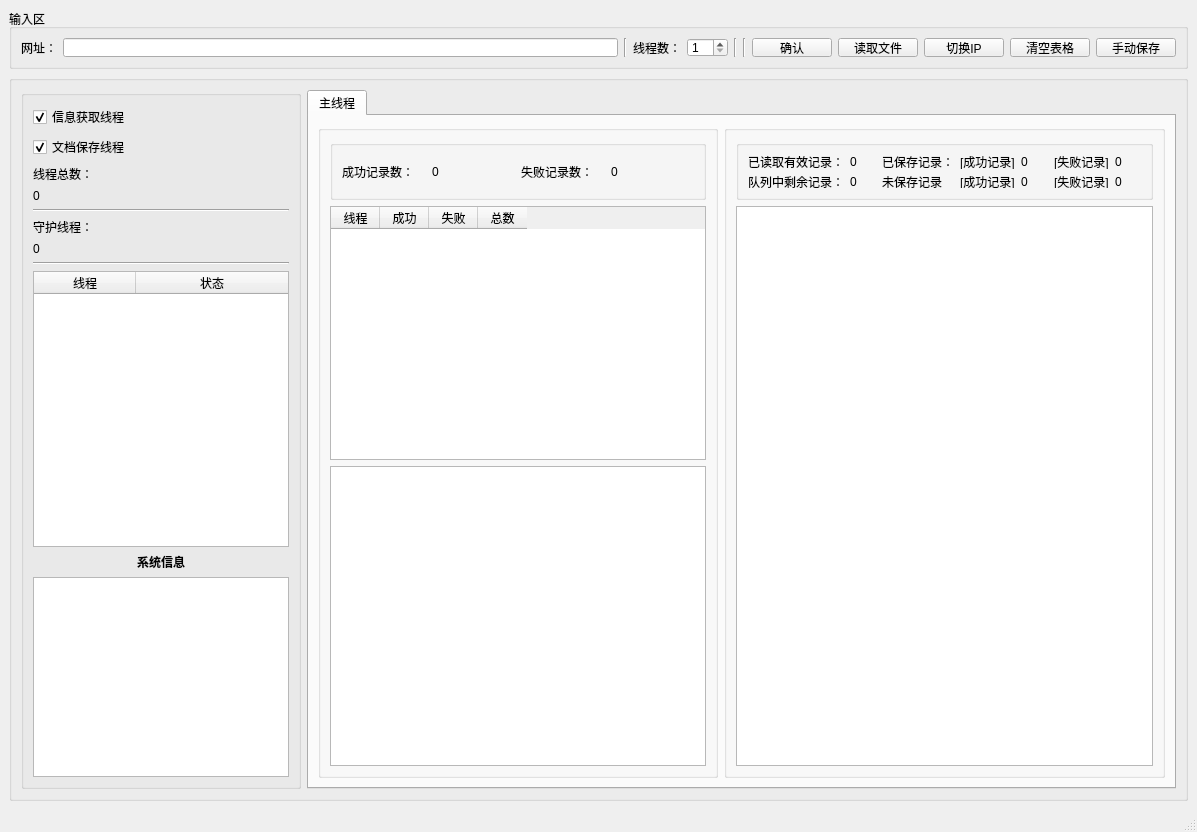
<?xml version="1.0" encoding="UTF-8"?>
<ui version="4.0">
 <class>MainWindow</class>
 <widget class="QMainWindow" name="MainWindow">
  <property name="geometry">
   <rect>
    <x>0</x>
    <y>0</y>
    <width>1197</width>
    <height>832</height>
   </rect>
  </property>
  <property name="minimumSize">
   <size>
    <width>0</width>
    <height>0</height>
   </size>
  </property>
  <property name="maximumSize">
   <size>
    <width>16777215</width>
    <height>16777215</height>
   </size>
  </property>
  <property name="windowTitle">
   <string>MainWindow</string>
  </property>
  <widget class="QWidget" name="centralwidget">
   <property name="sizePolicy">
    <sizepolicy hsizetype="Expanding" vsizetype="Preferred">
     <horstretch>0</horstretch>
     <verstretch>0</verstretch>
    </sizepolicy>
   </property>
   <layout class="QVBoxLayout" name="verticalLayout_3">
    <item>
     <layout class="QGridLayout" name="gridLayout_3">
      <item row="1" column="0">
       <widget class="QGroupBox" name="groupBox">
        <property name="layoutDirection">
         <enum>Qt::LeftToRight</enum>
        </property>
        <property name="title">
         <string/>
        </property>
        <layout class="QHBoxLayout" name="horizontalLayout_2">
         <item>
          <widget class="QGroupBox" name="groupBox_3">
           <property name="minimumSize">
            <size>
             <width>280</width>
             <height>0</height>
            </size>
           </property>
           <property name="maximumSize">
            <size>
             <width>280</width>
             <height>16777215</height>
            </size>
           </property>
           <property name="title">
            <string/>
           </property>
           <layout class="QVBoxLayout" name="verticalLayout_2">
            <item>
             <widget class="QCheckBox" name="checkBox_3">
              <property name="text">
               <string>信息获取线程</string>
              </property>
              <property name="checked">
               <bool>true</bool>
              </property>
             </widget>
            </item>
            <item>
             <widget class="QCheckBox" name="checkBox_4">
              <property name="text">
               <string>文档保存线程</string>
              </property>
              <property name="checked">
               <bool>true</bool>
              </property>
             </widget>
            </item>
            <item>
             <widget class="QLabel" name="label_5">
              <property name="text">
               <string>线程总数：</string>
              </property>
             </widget>
            </item>
            <item>
             <widget class="QLabel" name="label_6">
              <property name="text">
               <string>0</string>
              </property>
             </widget>
            </item>
            <item>
             <widget class="Line" name="line">
              <property name="orientation">
               <enum>Qt::Horizontal</enum>
              </property>
             </widget>
            </item>
            <item>
             <widget class="QLabel" name="label_7">
              <property name="text">
               <string>守护线程：</string>
              </property>
             </widget>
            </item>
            <item>
             <widget class="QLabel" name="label_8">
              <property name="text">
               <string>0</string>
              </property>
             </widget>
            </item>
            <item>
             <widget class="Line" name="line_2">
              <property name="orientation">
               <enum>Qt::Horizontal</enum>
              </property>
             </widget>
            </item>
            <item>
             <widget class="QTableWidget" name="tableWidget">
              <property name="horizontalScrollBarPolicy">
               <enum>Qt::ScrollBarAlwaysOff</enum>
              </property>
              <property name="rowCount">
               <number>0</number>
              </property>
              <attribute name="horizontalHeaderVisible">
               <bool>true</bool>
              </attribute>
              <attribute name="horizontalHeaderDefaultSectionSize">
               <number>102</number>
              </attribute>
              <attribute name="horizontalHeaderStretchLastSection">
               <bool>true</bool>
              </attribute>
              <attribute name="verticalHeaderVisible">
               <bool>false</bool>
              </attribute>
              <column>
               <property name="text">
                <string>线程</string>
               </property>
              </column>
              <column>
               <property name="text">
                <string>状态</string>
               </property>
              </column>
             </widget>
            </item>
            <item>
             <widget class="QLabel" name="label_21">
              <property name="font">
               <font>
                <bold>true</bold>
               </font>
              </property>
              <property name="text">
               <string>系统信息</string>
              </property>
              <property name="scaledContents">
               <bool>false</bool>
              </property>
              <property name="alignment">
               <set>Qt::AlignCenter</set>
              </property>
             </widget>
            </item>
            <item>
             <widget class="QTextEdit" name="textEdit_4">
              <property name="minimumSize">
               <size>
                <width>0</width>
                <height>200</height>
               </size>
              </property>
              <property name="maximumSize">
               <size>
                <width>16777215</width>
                <height>200</height>
               </size>
              </property>
             </widget>
            </item>
           </layout>
          </widget>
         </item>
         <item>
          <widget class="QTabWidget" name="tabWidget">
           <property name="currentIndex">
            <number>0</number>
           </property>
           <widget class="QWidget" name="tab_2">
            <attribute name="title">
             <string>主线程</string>
            </attribute>
            <layout class="QHBoxLayout" name="horizontalLayout_4">
             <item>
              <widget class="QGroupBox" name="groupBox_12">
               <property name="minimumSize">
                <size>
                 <width>400</width>
                 <height>0</height>
                </size>
               </property>
               <property name="maximumSize">
                <size>
                 <width>400</width>
                 <height>16777215</height>
                </size>
               </property>
               <property name="title">
                <string/>
               </property>
               <layout class="QVBoxLayout" name="verticalLayout_8">
                <item>
                 <widget class="QGroupBox" name="groupBox_13">
                  <property name="minimumSize">
                   <size>
                    <width>0</width>
                    <height>60</height>
                   </size>
                  </property>
                  <property name="maximumSize">
                   <size>
                    <width>16777215</width>
                    <height>60</height>
                   </size>
                  </property>
                  <property name="title">
                   <string/>
                  </property>
                  <layout class="QGridLayout" name="gridLayout_2">
                   <item row="0" column="2">
                    <widget class="QLabel" name="label_14">
                     <property name="text">
                      <string>失败记录数：</string>
                     </property>
                    </widget>
                   </item>
                   <item row="0" column="3">
                    <widget class="QLabel" name="label_15">
                     <property name="text">
                      <string>0</string>
                     </property>
                    </widget>
                   </item>
                   <item row="0" column="1">
                    <widget class="QLabel" name="label_13">
                     <property name="text">
                      <string>0</string>
                     </property>
                    </widget>
                   </item>
                   <item row="0" column="0">
                    <widget class="QLabel" name="label_12">
                     <property name="text">
                      <string>成功记录数：</string>
                     </property>
                    </widget>
                   </item>
                  </layout>
                 </widget>
                </item>
                <item>
                 <widget class="QTableWidget" name="tableWidget_5">
                  <property name="minimumSize">
                   <size>
                    <width>0</width>
                    <height>0</height>
                   </size>
                  </property>
                  <property name="maximumSize">
                   <size>
                    <width>16777215</width>
                    <height>16777215</height>
                   </size>
                  </property>
                  <attribute name="horizontalHeaderCascadingSectionResizes">
                   <bool>false</bool>
                  </attribute>
                  <attribute name="horizontalHeaderDefaultSectionSize">
                   <number>49</number>
                  </attribute>
                  <attribute name="horizontalHeaderStretchLastSection">
                   <bool>false</bool>
                  </attribute>
                  <attribute name="verticalHeaderVisible">
                   <bool>false</bool>
                  </attribute>
                  <column>
                   <property name="text">
                    <string>线程</string>
                   </property>
                  </column>
                  <column>
                   <property name="text">
                    <string>成功</string>
                   </property>
                  </column>
                  <column>
                   <property name="text">
                    <string>失败</string>
                   </property>
                  </column>
                  <column>
                   <property name="text">
                    <string>总数</string>
                   </property>
                  </column>
                 </widget>
                </item>
                <item>
                 <widget class="QTextEdit" name="textEdit_2">
                  <property name="minimumSize">
                   <size>
                    <width>0</width>
                    <height>300</height>
                   </size>
                  </property>
                  <property name="maximumSize">
                   <size>
                    <width>16777215</width>
                    <height>300</height>
                   </size>
                  </property>
                 </widget>
                </item>
               </layout>
              </widget>
             </item>
             <item>
              <widget class="QGroupBox" name="groupBox_6">
               <property name="title">
                <string/>
               </property>
               <layout class="QVBoxLayout" name="verticalLayout_7">
                <item>
                 <widget class="QGroupBox" name="groupBox_5">
                  <property name="minimumSize">
                   <size>
                    <width>0</width>
                    <height>60</height>
                   </size>
                  </property>
                  <property name="maximumSize">
                   <size>
                    <width>16777215</width>
                    <height>60</height>
                   </size>
                  </property>
                  <property name="title">
                   <string/>
                  </property>
                  <layout class="QGridLayout" name="gridLayout">
                   <item row="1" column="6">
                    <widget class="QLabel" name="label_37">
                     <property name="text">
                      <string>0</string>
                     </property>
                    </widget>
                   </item>
                   <item row="0" column="6">
                    <widget class="QLabel" name="label_32">
                     <property name="text">
                      <string>0</string>
                     </property>
                    </widget>
                   </item>
                   <item row="0" column="1">
                    <widget class="QLabel" name="label_25">
                     <property name="text">
                      <string>0</string>
                     </property>
                    </widget>
                   </item>
                   <item row="1" column="2">
                    <widget class="QLabel" name="label_33">
                     <property name="text">
                      <string>未保存记录</string>
                     </property>
                    </widget>
                   </item>
                   <item row="0" column="5">
                    <widget class="QLabel" name="label_31">
                     <property name="text">
                      <string>[失败记录]</string>
                     </property>
                    </widget>
                   </item>
                   <item row="0" column="4">
                    <widget class="QLabel" name="label_30">
                     <property name="text">
                      <string>0</string>
                     </property>
                    </widget>
                   </item>
                   <item row="0" column="0">
                    <widget class="QLabel" name="label_23">
                     <property name="text">
                      <string>已读取有效记录：</string>
                     </property>
                    </widget>
                   </item>
                   <item row="1" column="4">
                    <widget class="QLabel" name="label_35">
                     <property name="text">
                      <string>0</string>
                     </property>
                    </widget>
                   </item>
                   <item row="1" column="3">
                    <widget class="QLabel" name="label_34">
                     <property name="text">
                      <string>[成功记录]</string>
                     </property>
                    </widget>
                   </item>
                   <item row="1" column="0">
                    <widget class="QLabel" name="label_24">
                     <property name="text">
                      <string>队列中剩余记录：</string>
                     </property>
                    </widget>
                   </item>
                   <item row="0" column="3">
                    <widget class="QLabel" name="label_29">
                     <property name="text">
                      <string>[成功记录]</string>
                     </property>
                    </widget>
                   </item>
                   <item row="0" column="2">
                    <widget class="QLabel" name="label_28">
                     <property name="text">
                      <string>已保存记录：</string>
                     </property>
                    </widget>
                   </item>
                   <item row="1" column="5">
                    <widget class="QLabel" name="label_36">
                     <property name="text">
                      <string>[失败记录]</string>
                     </property>
                    </widget>
                   </item>
                   <item row="1" column="1">
                    <widget class="QLabel" name="label_26">
                     <property name="text">
                      <string>0</string>
                     </property>
                    </widget>
                   </item>
                  </layout>
                 </widget>
                </item>
                <item>
                 <widget class="QTableWidget" name="tableWidget_3">
                  <property name="horizontalScrollBarPolicy">
                   <enum>Qt::ScrollBarAsNeeded</enum>
                  </property>
                  <property name="sizeAdjustPolicy">
                   <enum>QAbstractScrollArea::AdjustIgnored</enum>
                  </property>
                  <property name="autoScrollMargin">
                   <number>2</number>
                  </property>
                  <property name="editTriggers">
                   <set>QAbstractItemView::NoEditTriggers</set>
                  </property>
                  <property name="alternatingRowColors">
                   <bool>true</bool>
                  </property>
                  <property name="selectionBehavior">
                   <enum>QAbstractItemView::SelectRows</enum>
                  </property>
                  <attribute name="horizontalHeaderDefaultSectionSize">
                   <number>80</number>
                  </attribute>
                  <attribute name="horizontalHeaderStretchLastSection">
                   <bool>true</bool>
                  </attribute>
                 </widget>
                </item>
               </layout>
              </widget>
             </item>
            </layout>
           </widget>
          </widget>
         </item>
        </layout>
       </widget>
      </item>
      <item row="0" column="0">
       <widget class="QGroupBox" name="groupBox_2">
        <property name="maximumSize">
         <size>
          <width>16777215</width>
          <height>60</height>
         </size>
        </property>
        <property name="sizeIncrement">
         <size>
          <width>0</width>
          <height>0</height>
         </size>
        </property>
        <property name="title">
         <string>输入区</string>
        </property>
        <layout class="QHBoxLayout" name="horizontalLayout">
         <item>
          <widget class="QLabel" name="label">
           <property name="text">
            <string>网址：</string>
           </property>
          </widget>
         </item>
         <item>
          <widget class="QLineEdit" name="lineEdit">
           <property name="text">
            <string/>
           </property>
          </widget>
         </item>
         <item>
          <widget class="Line" name="line_5">
           <property name="orientation">
            <enum>Qt::Vertical</enum>
           </property>
          </widget>
         </item>
         <item>
          <widget class="QLabel" name="label_2">
           <property name="text">
            <string>线程数：</string>
           </property>
          </widget>
         </item>
         <item>
          <widget class="QSpinBox" name="spinBox">
           <property name="minimum">
            <number>1</number>
           </property>
           <property name="value">
            <number>1</number>
           </property>
          </widget>
         </item>
         <item>
          <widget class="Line" name="line_4">
           <property name="orientation">
            <enum>Qt::Vertical</enum>
           </property>
          </widget>
         </item>
         <item>
          <widget class="Line" name="line_3">
           <property name="orientation">
            <enum>Qt::Vertical</enum>
           </property>
          </widget>
         </item>
         <item>
          <widget class="QPushButton" name="pushButton">
           <property name="text">
            <string>确认</string>
           </property>
          </widget>
         </item>
         <item>
          <widget class="QPushButton" name="pushButton_4">
           <property name="text">
            <string>读取文件</string>
           </property>
          </widget>
         </item>
         <item>
          <widget class="QPushButton" name="button_switch_ip">
           <property name="text">
            <string>切换IP</string>
           </property>
          </widget>
         </item>
         <item>
          <widget class="QPushButton" name="pushButton_3">
           <property name="text">
            <string>清空表格</string>
           </property>
          </widget>
         </item>
         <item>
          <widget class="QPushButton" name="pushButton_2">
           <property name="text">
            <string>手动保存</string>
           </property>
          </widget>
         </item>
        </layout>
       </widget>
      </item>
     </layout>
    </item>
   </layout>
  </widget>
  <widget class="QStatusBar" name="statusbar"/>
 </widget>
 <resources/>
 <connections/>
</ui>
